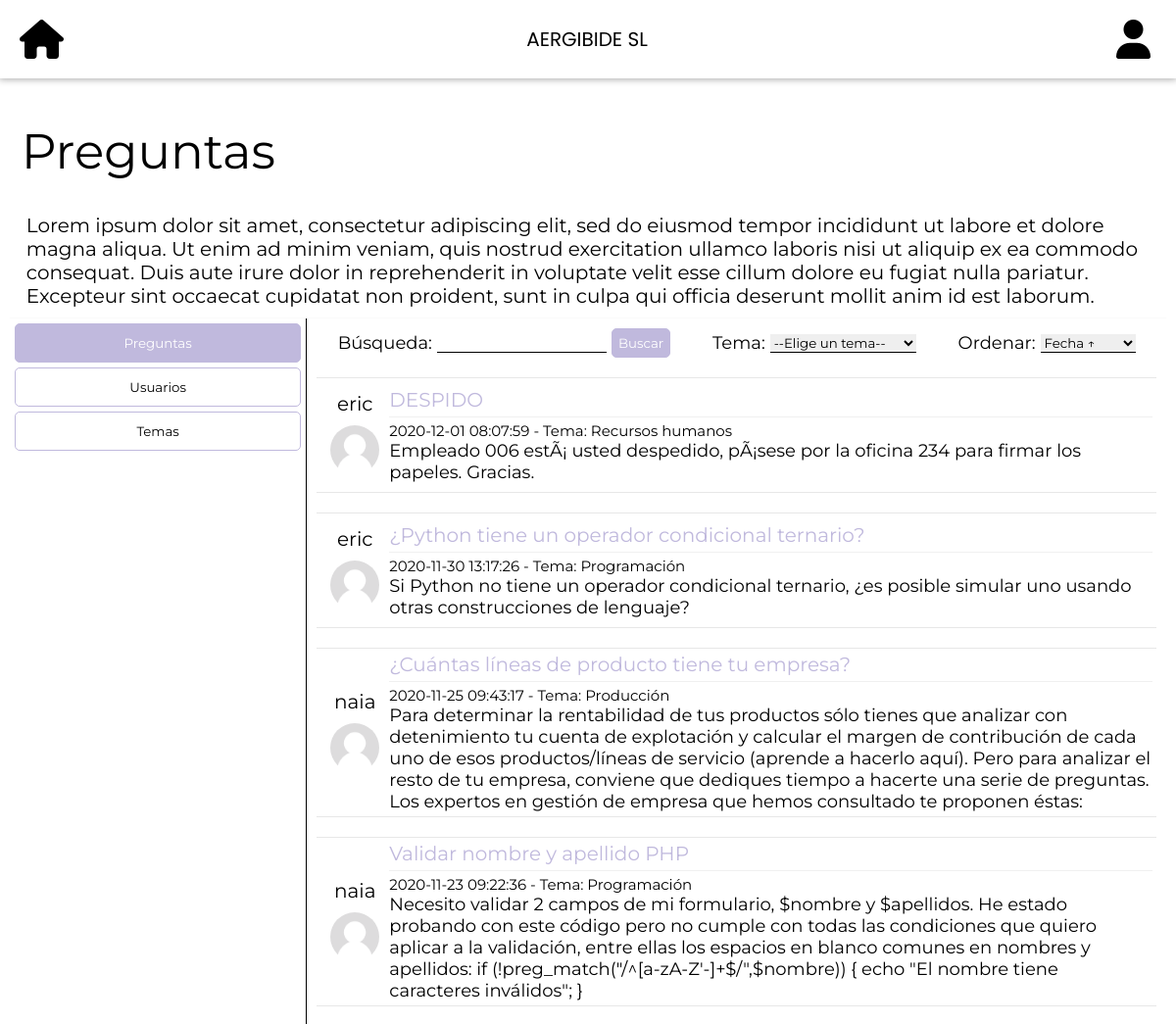
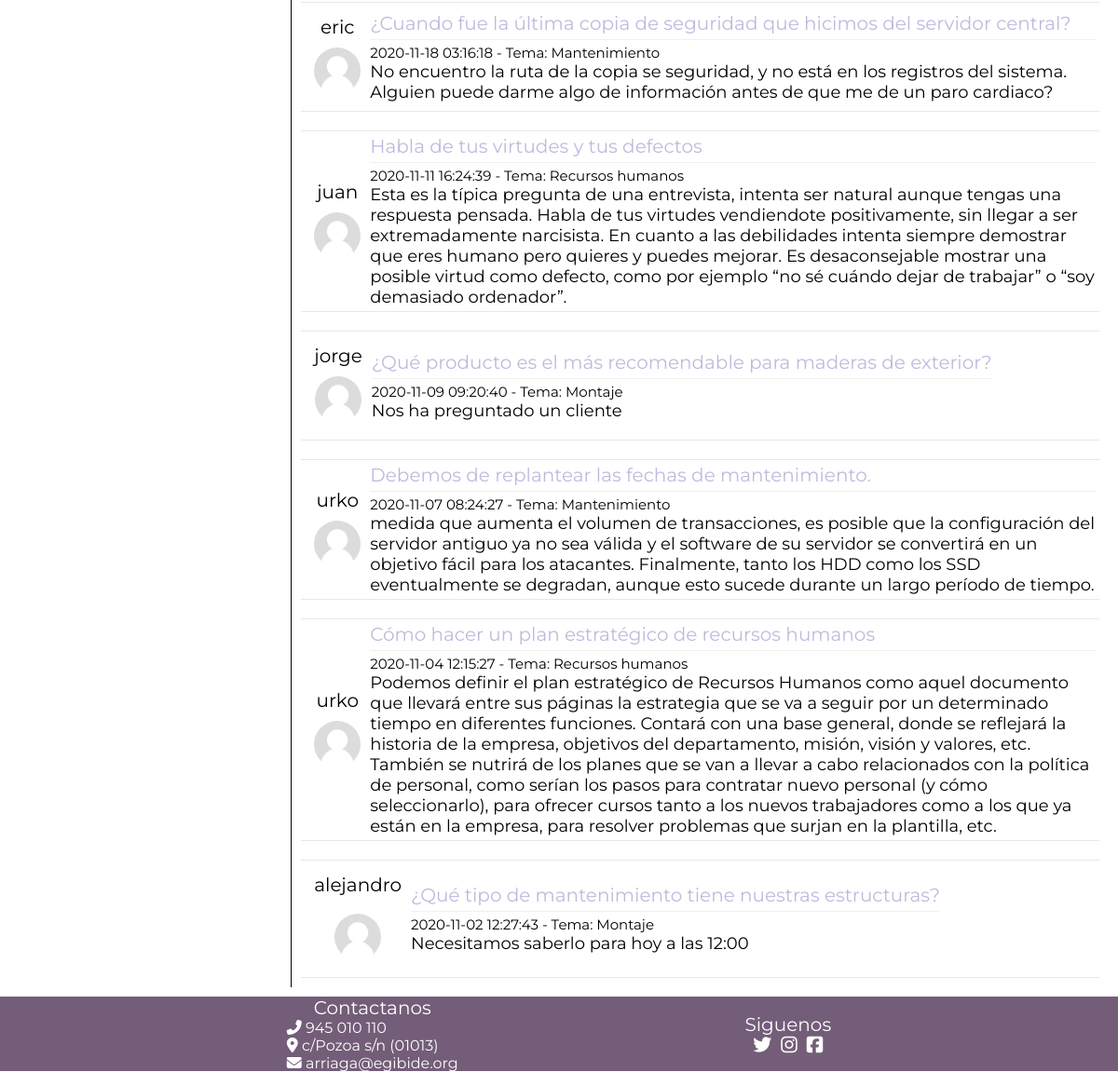
Page /php/preguntas.php on the committed database (2 pictures, top to bottom).
### tables this page shows
CREATE TABLE `Preguntas` (
  `id` int(11) NOT NULL,
  `titulo` varchar(100) NOT NULL,
  `descripcion` varchar(5000) NOT NULL,
  `fecha` datetime NOT NULL,
  `tema` varchar(20) DEFAULT NULL,
  `usuarioid` int(11) NOT NULL
);

### php/preguntas.php (called while the page is built, shortened)
<?php
require_once '../php/llamadasBD.php';
$preguntas = array();
if(isset($_GET['tema'])) {
    $preguntas = leerPreguntasPorTema($_GET['tema']);
}else{
    $preguntas = leerPreguntas();
}
$preguntasConUsuarios = array();
while ($pregunta = $preguntas->fetch()){
    $nickname = "";
    $urlImg = "";
    $usuarios = leerUsuarios();
    while ($usuario = $usuarios->fetch()){
        if ($pregunta["usuarioid"] == $usuario["id"]){
            $nickname = $usuario["nickname"];
            $urlImg = $usuario["imagen"];
        }
    }
    $tema = "";
    switch ($pregunta["tema"]){
        case 2:
            $tema = "Programación";
            break;
        case 3:
            $tema = "Producción";
            break;
        case 4:
            $tema = "Montaje";
            break;
        case 5:
            $tema = "Recursos humanos";
            break;
        case 6:
            $tema = "Mantenimiento";
            break;
    }
    array_push($preguntasConUsuarios, [
        "id" => $pregunta["id"],
        "titulo" => $pregunta["titulo"],
        "descripcion" => $pregunta["descripcion"],
        "fecha" => $pregunta["fecha"],
        "tema" => $tema,
        "nickname" => $nickname,
        "urlImg" => $urlImg
    ]);
}
require "../html/preguntas.view.php";

### php/llamadasBD.php (called while the page is built, shortened)
<?php
function iniciarConexion(){
    $dbname = "db_reto2";
    $host = "localhost";
    $user = "admin";
    $pass = "12345";
    try{
       $dbh = new PDO("mysql:host=$host;dbname=$dbname",$user,$pass);
       return $dbh;
    }catch (PDOException $e){
        echo $e->getMessage();
        return null;
    }
}
function leerPreguntas()
{
    $dbh = iniciarConexion();
    $stmt = $dbh->prepare("SELECT * FROM Preguntas ORDER BY fecha DESC");
    $stmt->execute();
    $stmt->setFetchMode(PDO::FETCH_ASSOC);
    return $stmt;
}

### html/preguntas.view.php (the view, shortened to what this page needs)
<?php include 'header.view.php';?>
<head>
    <link rel="stylesheet" href="../html/css/preguntas.css">
</head>
<body>
<div id="divPrincipal">
    <div id="divSuperior">
        <h1>Preguntas</h1>
        <p>Lorem ipsum dolor sit amet, consectetur adipiscing elit, sed do eiusmod tempor incididunt ut labore et dolore magna aliqua. Ut enim ad minim veniam, quis nostrud exercitation ullamco laboris nisi ut aliquip ex ea commodo consequat. Duis aute irure dolor in reprehenderit in voluptate velit esse cillum dolore eu fugiat nulla pariatur. Excepteur sint occaecat cupidatat non proident, sunt in culpa qui officia deserunt mollit anim id est laborum.</p>
    </div>
    <div class="divSeparador"></div>
    <div id="divInferior">
        <div id="divEnlaces">
            <button class="btEnlace btSeleccionado"><a href="../php/preguntas.php">Preguntas</a></button>
            <button class="btEnlace btNoSeleccionado"><a href="../php/usuarios.php">Usuarios</a></button>
            <button class="btEnlace btNoSeleccionado"><a href="../php/temas.php">Temas</a></button>
        </div>
        <div id="divInformacion">
            <div id="divFiltrador">
                <div id="divLupa">
                    <label class="lbFiltrado">Búsqueda: </label>
                    <input class="ipBuscador" type="text">
                    <button id="btBuscar">Buscar</button>
                </div>
                <div id="divTag">
                    <label class="lbFiltrado">Tema: </label>
                    <select>
                        <option>--Elige un tema--</option>
                    </select>
                </div>
                <div id="divTag">
                    <label class="lbFiltrado">Ordenar: </label>
                    <select id="slOrden">
                        <option id="fechaDesc" selected value="fechaDesc">Fecha ↑</option>
                    </select>
                </div>
            </div>
            <div id="divPreguntas">
                <?php foreach ($preguntasConUsuarios as $pregunta) { ?>
                    <div class="divPregunta">
                        <div class="divPregIzq">
                            <label class="labPregNickname"> <?php echo $pregunta ["nickname"]; ?> </label>
                            <a href="../php/perfil.php?nickname=<?php echo $pregunta["nickname"]?>">
                                <img class="imgPregPerfil" src="<?php echo $pregunta["urlImg"]; ?>">
                            </a>
                        </div>
                        <div class="divPregDer">
                            <a class="tituloPreg" href="../php/pregunta.php?pregunta=<?php echo $pregunta["id"]?>">
                                <?php echo $pregunta["titulo"] ?>
                            </a>
                            <div class="divSeparadorpregunta"></div>
                            <label style="font-size: 15px"> <?php echo $pregunta["fecha"]; echo " - Tema: "; echo $pregunta["tema"]?> </label>
                            <label class="lbDescripcion"><?php echo $pregunta["descripcion"] ?></label>
                        </div>
                    </div>
                <?php } ?>
            </div>
        </div>
    </div>
</div>
</body>
<?php include "footer.view.php"?>

### html/css/header.css (style rules this page uses)
body { margin: 0px; height: 100vh; font-family: 'Montserrat', sans-serif; }
select option,button,input { font-family: 'Montserrat', sans-serif; }

### html/css/preguntas.css (style rules this page uses)
#divPrincipal { display: flex; flex-direction: column; margin: 10px; }
#divPrincipal * { font-weight: normal; }
#divSuperior { margin-left: 1%; }
.divSeparador { height: 5px; border-bottom: #00000005 1px solid; }
.divSeparadorpregunta { height: 5px; border-bottom: #0000000f 1px solid; margin-bottom: 4px; }
#divInferior { display: flex; }
#divEnlaces { display: flex; flex-direction: column; flex: 1; padding: 5px; max-width: 300px; height: 100vh; }
button { background-color: white; color: black; border: 1px solid black; font-weight: bold; }
.btEnlace { margin-bottom: 5px; height: 40px; border-radius: 5px; border: 1px solid #c0b9dd; }
.btSeleccionado { background-color: #c0b9dd; color: white; border: 1px solid #c0b9dd; }
#divInformacion { display: flex; flex-direction: column; flex: 3; border-left: black 1px solid; }
#divFiltrador { display: flex; justify-content: space-around; padding: 10px; }
#divLupa { display: flex; align-items: center; }
#divTag { display: flex; align-items: center; }
#divPreguntas { display: flex; flex-direction: column; }
.divPregunta { display: flex; align-items: center; padding: 4px; margin:10px; background-color: white; color: black; border-top: 1px solid #80808030; border-bottom: 1px solid #80808030; }
.divPregIzq { display: flex; flex-direction: column; align-items: center; padding: 10px; }
.labPregNickname { margin-bottom: 20%; }
.imgPregPerfil { height: 50px; width: auto; border-radius: 100%; }
.divPregDer { display: flex; flex-direction: column; }
.tituloPreg { text-decoration: none; font-weight: bold; color: #c0b9dd; font-size: 20px; }
a { color: black; text-decoration: none; }
.btSeleccionado a { color: white; }
h1 { color: black; font-weight: bold; font-size: 50px; }
p { font-size: 20px; color: black; margin: 5px; }
label { color: black; font-size: 20px; }
.lbFiltrado { margin-right: 5px; font-size: 18px; }
.lbDescripcion { font-size: 18px; }
#btBuscar { margin-left: 5px; height: 30px; width: auto; border-radius: 5px; background-color: #c0b9dd; color: white; border: 1px solid #c0b9dd; }
#divTag select { border: none; border-bottom: 1px solid black; font-family: 'Montserrat', sans-serif; }
.ipBuscador { border: none; border-bottom: 1px solid black; }

### rows in the picture
preguntas: nickname "eric", titulo "DESPIDO", fecha "2020-12-01 08:07:59", tema "Recursos humanos", descripcion "Empleado 006 estÃ¡ usted despedido, pÃ¡sese por la oficina 234 para firmar los papeles. Gracias."
preguntas: nickname "eric", titulo "¿Python tiene un operador condicional ternario?", fecha "2020-11-30 13:17:26", tema "Programación", descripcion "Si Python no tiene un operador condicional ternario, ¿es posible simular uno usando otras construcciones de lenguaje?"
preguntas: nickname "naia", titulo "Validar nombre y apellido PHP", fecha "2020-11-23 09:22:36", tema "Programación", descripcion "Necesito validar 2 campos de mi formulario, $nombre y $apellidos. He estado probando con este código pero no cumple con todas las condiciones que quiero aplicar a la validación, entre ellas los espacios en blanco comunes en nombres y apellidos: if (!preg_match(\"/^[a-zA-Z'-]+$/\",$nombre)) { echo \"El nombre tiene caracteres inválidos\"; }"
preguntas: nickname "eric", titulo "¿Cuando fue la última copia de seguridad que hicimos del servidor central?", fecha "2020-11-18 03:16:18", tema "Mantenimiento", descripcion "No encuentro la ruta de la copia se seguridad, y no está en los registros del sistema. Alguien puede darme algo de información antes de que me de un paro cardiaco?"
preguntas: nickname "juan", titulo "Habla de tus virtudes y tus defectos", fecha "2020-11-11 16:24:39", tema "Recursos humanos", descripcion "Esta es la típica pregunta de una entrevista, intenta ser natural aunque tengas una respuesta pensada. Habla de tus virtudes vendiendote positivamente, sin llegar a ser extremadamente narcisista. En cuanto a las debilidades intenta siempre demostrar que eres humano pero quieres y puedes mejorar. Es desaconsejable mostrar una posible virtud como defecto, como por ejemplo “no sé cuándo dejar de trabajar” o “soy demasiado ordenador”."
preguntas: nickname "jorge", titulo "¿Qué producto es el más recomendable para maderas de exterior?", fecha "2020-11-09 09:20:40", tema "Montaje", descripcion "Nos ha preguntado un cliente"
preguntas: nickname "urko", titulo "Debemos de replantear las fechas de mantenimiento.", fecha "2020-11-07 08:24:27", tema "Mantenimiento", descripcion "medida que aumenta el volumen de transacciones, es posible que la configuración del servidor antiguo ya no sea válida y el software de su servidor se convertirá en un objetivo fácil para los atacantes. Finalmente, tanto los HDD como los SSD eventualmente se degradan, aunque esto sucede durante un largo período de tiempo."
preguntas: nickname "urko", titulo "Cómo hacer un plan estratégico de recursos humanos", fecha "2020-11-04 12:15:27", tema "Recursos humanos", descripcion "Podemos definir el plan estratégico de Recursos Humanos como aquel documento que llevará entre sus páginas la estrategia que se va a seguir por un determinado tiempo en diferentes funciones. Contará con una base general, donde se reflejará la historia de la empresa, objetivos del departamento, misión, visión y valores, etc. También se nutrirá de los planes que se van a llevar a cabo relacionados con la política de personal, como serían los pasos para contratar nuevo personal (y cómo seleccionarlo), para ofrecer cursos tanto a los nuevos trabajadores como a los que ya están en la empresa, para resolver problemas que surjan en la plantilla, etc."
preguntas: nickname "alejandro", titulo "¿Qué tipo de mantenimiento tiene nuestras estructuras?", fecha "2020-11-02 12:27:43", tema "Montaje", descripcion "Necesitamos saberlo para hoy a las 12:00"

### other values in the picture
$pregunta ["nickname"] "naia"
$pregunta["titulo"] "¿Cuántas líneas de producto tiene tu empresa?"
$pregunta["fecha"] "2020-11-25 09:43:17"
$pregunta["tema"] "Producción"
